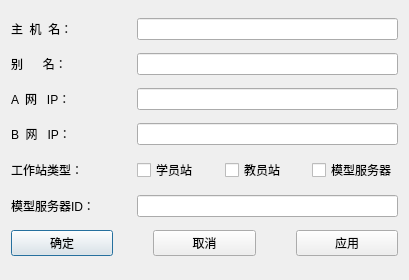
<?xml version="1.0" encoding="UTF-8"?>
<ui version="4.0">
 <class>CStationAddTable</class>
 <widget class="QDialog" name="CStationAddTable">
  <property name="geometry">
   <rect>
    <x>0</x>
    <y>0</y>
    <width>409</width>
    <height>280</height>
   </rect>
  </property>
  <property name="windowTitle">
   <string>添加工作站</string>
  </property>
  <layout class="QVBoxLayout" name="verticalLayout">
   <item>
    <layout class="QHBoxLayout" name="horizontalLayout">
     <item>
      <widget class="QLabel" name="label">
       <property name="minimumSize">
        <size>
         <width>120</width>
         <height>0</height>
        </size>
       </property>
       <property name="maximumSize">
        <size>
         <width>120</width>
         <height>16777215</height>
        </size>
       </property>
       <property name="styleSheet">
        <string notr="true">font: 12pt &quot;宋体&quot;;</string>
       </property>
       <property name="text">
        <string>主  机  名：</string>
       </property>
      </widget>
     </item>
     <item>
      <widget class="QLineEdit" name="editHostName"/>
     </item>
    </layout>
   </item>
   <item>
    <layout class="QHBoxLayout" name="horizontalLayout_2">
     <item>
      <widget class="QLabel" name="label_2">
       <property name="minimumSize">
        <size>
         <width>120</width>
         <height>0</height>
        </size>
       </property>
       <property name="maximumSize">
        <size>
         <width>120</width>
         <height>16777215</height>
        </size>
       </property>
       <property name="styleSheet">
        <string notr="true">font: 12pt &quot;宋体&quot;;</string>
       </property>
       <property name="text">
        <string>别      名：</string>
       </property>
      </widget>
     </item>
     <item>
      <widget class="QLineEdit" name="editOthName"/>
     </item>
    </layout>
   </item>
   <item>
    <layout class="QHBoxLayout" name="horizontalLayout_3">
     <item>
      <widget class="QLabel" name="label_3">
       <property name="minimumSize">
        <size>
         <width>120</width>
         <height>0</height>
        </size>
       </property>
       <property name="maximumSize">
        <size>
         <width>120</width>
         <height>16777215</height>
        </size>
       </property>
       <property name="styleSheet">
        <string notr="true">font: 12pt &quot;宋体&quot;;</string>
       </property>
       <property name="text">
        <string>A  网   IP：</string>
       </property>
      </widget>
     </item>
     <item>
      <widget class="QLineEdit" name="editIpA"/>
     </item>
    </layout>
   </item>
   <item>
    <layout class="QHBoxLayout" name="horizontalLayout_4">
     <item>
      <widget class="QLabel" name="label_4">
       <property name="minimumSize">
        <size>
         <width>120</width>
         <height>0</height>
        </size>
       </property>
       <property name="maximumSize">
        <size>
         <width>120</width>
         <height>16777215</height>
        </size>
       </property>
       <property name="styleSheet">
        <string notr="true">font: 12pt &quot;宋体&quot;;</string>
       </property>
       <property name="text">
        <string>B  网   IP：</string>
       </property>
      </widget>
     </item>
     <item>
      <widget class="QLineEdit" name="editIpB"/>
     </item>
    </layout>
   </item>
   <item>
    <layout class="QHBoxLayout" name="horizontalLayout_5">
     <item>
      <widget class="QLabel" name="label_5">
       <property name="minimumSize">
        <size>
         <width>120</width>
         <height>0</height>
        </size>
       </property>
       <property name="maximumSize">
        <size>
         <width>120</width>
         <height>16777215</height>
        </size>
       </property>
       <property name="styleSheet">
        <string notr="true">font: 12pt &quot;宋体&quot;;</string>
       </property>
       <property name="text">
        <string>工作站类型：</string>
       </property>
      </widget>
     </item>
     <item>
      <widget class="QCheckBox" name="checkStudent">
       <property name="styleSheet">
        <string notr="true">font: 12pt &quot;宋体&quot;;</string>
       </property>
       <property name="text">
        <string>学员站</string>
       </property>
      </widget>
     </item>
     <item>
      <widget class="QCheckBox" name="checkTeacher">
       <property name="styleSheet">
        <string notr="true">font: 12pt &quot;宋体&quot;;</string>
       </property>
       <property name="text">
        <string>教员站</string>
       </property>
      </widget>
     </item>
     <item>
      <widget class="QCheckBox" name="checkServer">
       <property name="styleSheet">
        <string notr="true">font: 12pt &quot;宋体&quot;;</string>
       </property>
       <property name="text">
        <string>模型服务器</string>
       </property>
      </widget>
     </item>
    </layout>
   </item>
   <item>
    <layout class="QHBoxLayout" name="horizontalLayout_6">
     <item>
      <widget class="QLabel" name="label_6">
       <property name="minimumSize">
        <size>
         <width>120</width>
         <height>0</height>
        </size>
       </property>
       <property name="maximumSize">
        <size>
         <width>120</width>
         <height>16777215</height>
        </size>
       </property>
       <property name="styleSheet">
        <string notr="true">font: 12pt &quot;宋体&quot;;</string>
       </property>
       <property name="text">
        <string>模型服务器ID：</string>
       </property>
      </widget>
     </item>
     <item>
      <widget class="QLineEdit" name="editServerId"/>
     </item>
    </layout>
   </item>
   <item>
    <layout class="QHBoxLayout" name="horizontalLayout_7">
     <property name="spacing">
      <number>40</number>
     </property>
     <item>
      <widget class="QPushButton" name="buttonEnter">
       <property name="styleSheet">
        <string notr="true">font: 12pt &quot;宋体&quot;;</string>
       </property>
       <property name="text">
        <string>确定</string>
       </property>
      </widget>
     </item>
     <item>
      <widget class="QPushButton" name="buttonExit">
       <property name="styleSheet">
        <string notr="true">font: 12pt &quot;宋体&quot;;</string>
       </property>
       <property name="text">
        <string>取消</string>
       </property>
      </widget>
     </item>
     <item>
      <widget class="QPushButton" name="buttonApply">
       <property name="styleSheet">
        <string notr="true">font: 12pt &quot;宋体&quot;;</string>
       </property>
       <property name="text">
        <string>应用</string>
       </property>
      </widget>
     </item>
    </layout>
   </item>
  </layout>
 </widget>
 <tabstops>
  <tabstop>editHostName</tabstop>
  <tabstop>editOthName</tabstop>
  <tabstop>editIpA</tabstop>
  <tabstop>editIpB</tabstop>
  <tabstop>checkStudent</tabstop>
  <tabstop>checkTeacher</tabstop>
  <tabstop>checkServer</tabstop>
  <tabstop>editServerId</tabstop>
  <tabstop>buttonApply</tabstop>
  <tabstop>buttonEnter</tabstop>
  <tabstop>buttonExit</tabstop>
 </tabstops>
 <resources/>
 <connections>
  <connection>
   <sender>buttonExit</sender>
   <signal>clicked()</signal>
   <receiver>CStationAddTable</receiver>
   <slot>reject()</slot>
   <hints>
    <hint type="sourcelabel">
     <x>345</x>
     <y>340</y>
    </hint>
    <hint type="destinationlabel">
     <x>236</x>
     <y>186</y>
    </hint>
   </hints>
  </connection>
 </connections>
</ui>
